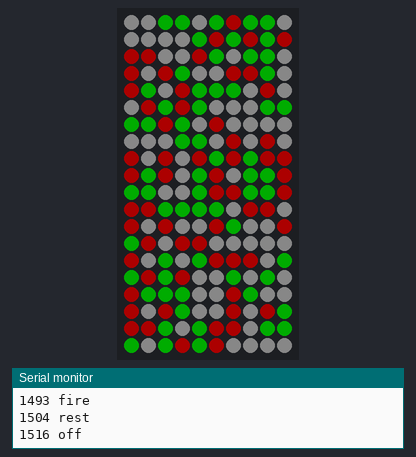
Bench run of a sketch on a simulated ESP8266 (NodeMCU). On the bench: 10×20 RGB LED matrix (first LED top left, wired row by row), the last lines printed to the serial monitor. Dim RGB values are drawn brighter than linear; random numbers use the default seed unless the sketch sets one.

Above: at 1.52 s.
At 9.51 s:
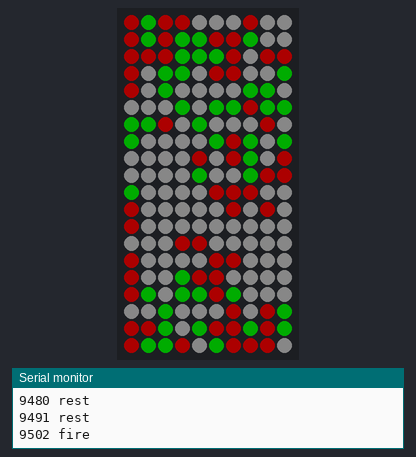
At 14.15 s:
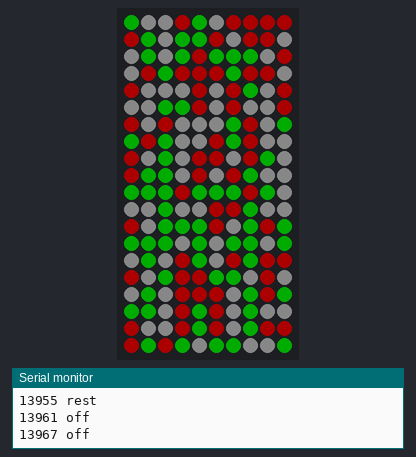
At 19.5 s:
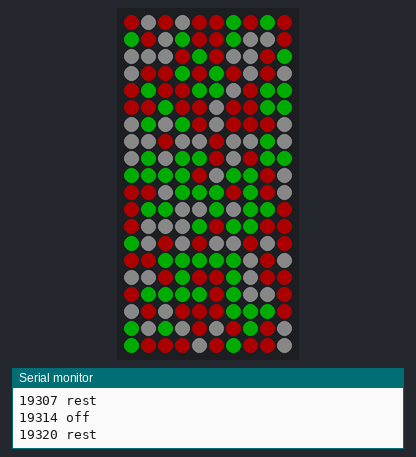
At 27.53 s:
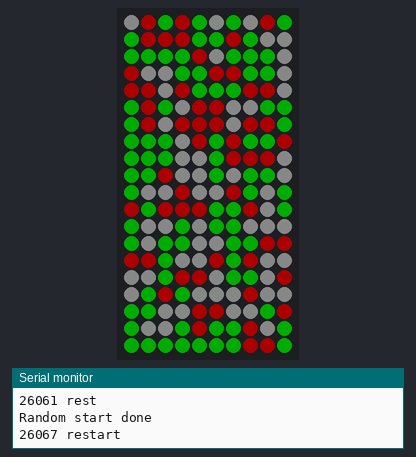
At 39.75 s:
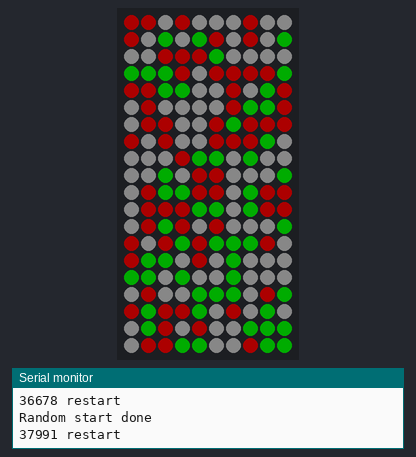

Measured:
- what the display in image 2 shows lasts 0.5 s, from 13.9 s to 14.4 s
- what the display in image 4 shows lasts 0.5 s, from 27.3 s to 27.8 s

The sketch:

grachtlichtjes.ino
```cpp
#include <ESP8266WiFi.h>
#include <Adafruit_NeoPixel.h>
#ifdef __AVR__
 #include <avr/power.h> // Required for 16 MHz Adafruit Trinket
#endif

// Which pin on the Arduino is connected to the NeoPixels?
// On a Trinket or Gemma we suggest changing this to 1:
#define LED_PIN    2

// How many NeoPixels are attached to the Arduino?
#define LED_COUNT 200
#define COLUMNS 10
#define ROWS 20

// Brians brain cells have three states, 0=dead,1<alive,-1=resting
// The age is a positive integer
int cell[ROWS][COLUMNS];
long age[ROWS][COLUMNS];
int rows = ROWS;
int columns = COLUMNS;
int wait = 0;
int brainage = 0;
int fireTime = 750;
int restTime = 1000;
int inactive = 10000;

// Declare our NeoPixel strip object:
Adafruit_NeoPixel strip(LED_COUNT, LED_PIN, NEO_GRB + NEO_KHZ800);

void setup() {
  Serial.begin(9600);
  Serial.println("Starting");
  strip.begin();           // INITIALIZE NeoPixel strip object (REQUIRED)
  strip.show();            // Turn OFF all pixels ASAP
  strip.setBrightness(50); // Set BRIGHTNESS to about 1/5 (max = 255)
  randomStart(wait);
  brainage=0;
}

void loop() {
  long latest;
  long t = millis();
  if (briansBrain(t,wait)) {latest = t;}
  if ((t-latest) > inactive) {
    randomStart(10);
    latest = t;
    Serial.print(t);
    Serial.println(" restart");
  }
}

/********************************************************************
 * In each time step, a cell turns on if it was off but had exactly
 * two neighbors that were on, just like the birth rule for Seeds.
 * All cells that were "on" go into the "resting" state, which is not
 * counted as an "on" cell in the neighbor count, and prevents any
 * cell from being born there. Cells that were in the resting state
 * go into the off state.
 */
boolean briansBrain(long t, int wait) {
  int ir, ig, ib;
  long icol = random(0,columns);
  long irow = random(0,rows);

  if (cell[irow][icol] ==  1) { // Firing cell goes to rest after firing period
    if ((t-age[irow][icol]) < fireTime) {
      return false;
    } else {
      cell[irow][icol]=-1;
      Serial.print(t);
      Serial.println(" rest");
      age[irow][icol] = t;
      ir=0; ig=250; ib=0;
    }
  } else if (cell[irow][icol] == -1) { // Resting cell goes off after rest period
    if ((t-age[irow][icol]) < restTime) {
      return false;
    } else {
      cell[irow][icol]=0;
      Serial.print(t);
      Serial.println(" off");
      age[irow][icol] = t;
      ir=50; ig=50; ib=50;
    }
  } else if (cell[irow][icol] == 0) { // Ready cell fires if it has two firing neighbours
    int living = livingNeighbours(irow,icol);
    if (living!= 2) {
      return false;
    } else {
      cell[irow][icol]=1;
      Serial.print(t);
      Serial.println(" fire");
      age[irow][icol] = t;
      ir=250; ig=0; ib=0;
    }
  }
  strip.setPixelColor(rowcolumn(irow,icol), strip.Color(ig,ir,ib)); //  Set pixel's color (in RAM)
  strip.show();                  //  Update strip to match
  delay(wait);

  return true;
}

/**
 * Returns the index of a row and column
 * 0 9 10
 * 1 8 11
 * 2 7 12
 * 3 6 etc
 * 4 5
 *
 */
int rowcolumn(int irow, int icol) {
  int i;
  irow = irow % rows;
  icol = icol % columns;
  if (icol%2==0) {
    i = (irow + icol*rows);
  } else {
    i = (rows-1 - irow + icol*rows);
  }
  // Serial.print("row ");
  // Serial.print(irow);
  // Serial.print(" col ");
  // Serial.print(icol);
  // Serial.print(" index ");
  // Serial.println(i);
  return i;
}

/***************************************
 * Count the number of living neighbours
 */
int livingNeighbours(int irow,int icol) {
  int alive = 0;
  for (int ixc=-1;ixc<2;ixc++) {
    for (int iyc=-1;iyc<2;iyc++) {
      if (!(ixc==0 && iyc==0)) {
        if (cell[irow+iyc][icol+ixc]>0) {alive=alive+1;}
      }
    }
  }
  return alive;
}

/*********************************************************
 * Start with a random field of firing and resting neurons
 */
void randomStart(int wait) {
  // Fade from black to white
  // for (int iw=0;iw<50;iw++) {
  //   allLights(iw,iw,iw);
  // }
  int ir, ig, ib;
  for (int icol=0;icol<columns;icol++) {
    for (int irow=0;irow<rows;irow++) {
      long r = random(-1,2);
      if (r == 1) {
        cell[icol][irow] = 1;
        ir=250, ig=0; ib=0;
      } else if (r == -1) {
        cell[icol][irow]=-1;
        ir=0, ig=250; ib=0;
      } else {
        ir=50, ig=50; ib=50;
      }
      strip.setPixelColor(rowcolumn(irow,icol), strip.Color(ig,ir,ib)); //  Set pixel's color (in RAM)
      strip.show();                  //  Update strip to match
    }
    delay(wait);
  }
  Serial.println("Random start done");
}

/***********************************
 * Set all lights to the same colour
 */
void allLights(int ir, int ig, int ib) {
  for (int icol=0;icol<columns;icol++) {
    for (int irow=0;irow<rows;irow++) {
      strip.setPixelColor(rowcolumn(irow,icol), strip.Color(ig,ir,ib)); //  Set pixel's color (in RAM)
      strip.show();                  //  Update strip to match
    }
  }
}

/**
 * Return a random colour with high saturation and value
 */
void randomColour() {
  int hue = random(0,360);
}
```
